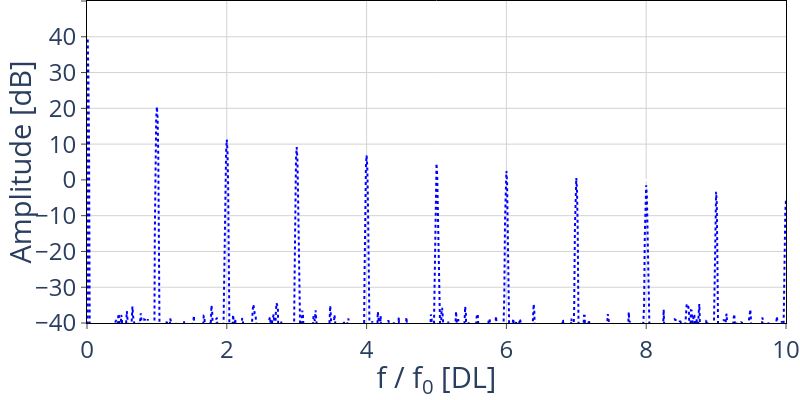

Source (notebook cell):
### Code cell
# Plot generated data
# fft_data, freq = fft(data_processed[0], sampling_rate, frequency)
# psd_data_tuples = [ psd(data_processed_list[i], sampling_rate, frequency) for i in range(2)]

# fig = make_subplots(rows=n_cases, cols=1)

# fig.add_trace(
#     go.Scatter(x=psd_freq, y=to_dB(psd_data), 
#                mode="lines", name="fft - amp"),
#     row=1,
#     col=1,
# )
# fig.add_trace(
#     go.Scatter(
#         x=freq, y=np.angle(fft_data, deg=True), mode="lines", name="fft - phase"
#     ),
#     row=2,
#     col=1,
# )

# fig.update_layout(
#     height=600,
#     width=1000,
#     xaxis1=dict(title="Time [s]"),
#     xaxis2=dict(title="Freq [f/f_0]", range=[0, fft_lim]),
#     # xaxis3=dict(title="Freq [f/f_0]", range=[0, fft_lim]),
#     yaxis1=dict(title="Amplitude [DL]"),
#     yaxis2=dict(title="Amplitude [dB]",range=[-30,40]),
#     # yaxis3=dict(title="Amplitude [rad]"),
# )

# fig.update_layout(
#     height=300,
#     width=1000,
#     xaxis=dict(title="Freq [f/f_0]", range=[0, fft_lim]),
#     yaxis=dict(title="Amplitude [dB]",range=[-30,40]),
# )

fig_psd = go.Figure()
linestyles = cycle(lines)
colournames = cycle(colours)

for i in range(n_cases):
    fig_psd.add_trace( 
        go.Scatter(x=results_df[i]['spectrum_freq'], y=10*np.log10(results_df[i]['spectrum']), 
                   line=dict(dash=next(linestyles),color=next(colournames)), name=results_df[i]['legend'])
    )
        
fig_psd.update_layout(
    height=Fig_Height,
    width=Fig_Width,
    font_size=Font_Size,
    xaxis=dict(title="f / f<sub>0</sub> [DL]",tickfont = dict(size=Tick_Size), range=[0, fft_lim]),
    yaxis=dict(title="Amplitude [dB]",tickfont = dict(size=Tick_Size),range=[-40,50]),
    plot_bgcolor='white',
    legend=dict(
        x=0.7,
        y=1,
        traceorder='normal',
        font=dict(size=Font_Size,),
    ),
    legend_title=None,
    margin=go.layout.Margin(
        l=0, #left margin
        r=0, #right margin
        b=0, #bottom margin
        t=0  #top margin
    )
)
fig_psd.update_xaxes(
    mirror=True,
    ticks='outside',
    showline=True,
    linecolor='black',
    gridcolor='lightgrey'
)
fig_psd.update_yaxes(
    mirror=True,
    ticks='outside',
    showline=True,
    linecolor='black',
    gridcolor='lightgrey'
)

fig_psd.show()
if savefig_flag:
    print("figure name: " + "spectrum_GA_calculated_emissions_"+result_id)
    save_figure(fig_psd, "spectrum_GA_calculated_emissions_"+result_id, folder_path)

### Figure 1 — Plotly figure (JSON) as saved in the notebook; plotly's stock layout.template omitted (floating-point values rounded to 4 significant figures; data arrays with more than 128 entries replaced by an {"elided": "..."} marker saying what was removed)
{"data": [{"line": {"color": "blue", "dash": "dot"}, "name": "R0 3.4um", "type": "scatter", "x": {"elided": "5000 float values"}, "y": {"elided": "5000 float values"}}], "layout": {"font": {"size": 24}, "height": 400, "legend": {"font": {"size": 24}, "title": {}, "traceorder": "normal", "x": 0.7, "y": 1}, "margin": {"b": 0, "l": 0, "r": 0, "t": 0}, "plot_bgcolor": "white", "width": 800, "xaxis": {"gridcolor": "lightgrey", "linecolor": "black", "mirror": true, "range": [0, 10], "showline": true, "tickfont": {"size": 24}, "ticks": "outside", "title": {"text": "f / f<sub>0</sub> [DL]"}}, "yaxis": {"gridcolor": "lightgrey", "linecolor": "black", "mirror": true, "range": [-40, 50], "showline": true, "tickfont": {"size": 24}, "ticks": "outside", "title": {"text": "Amplitude [dB]"}}}}
